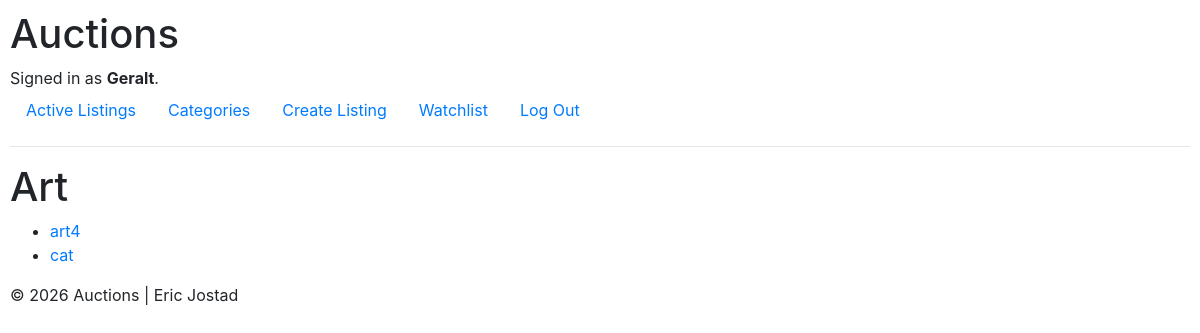
Screenshot of /categories/Art (signed in) with the database file from the repository.
### auctions/models.py (models this page shows)
class User(AbstractUser):
    pass

class Auction(models.Model):
    user = models.ForeignKey(User, on_delete=models.CASCADE)
    title = models.CharField(max_length=150)
    description = models.TextField(
        validators=[MinLengthValidator(20), MaxLengthValidator(1000)])
    starting_bid = models.DecimalField(
        max_digits=10, decimal_places=2, validators=[MinValueValidator(Decimal("0.01"))])
    image_url = models.URLField(blank=True)
    category = models.CharField(
        max_length=64)

### auctions/views.py (the view)
def category_listings(request, category):
    category_listings = Auction.objects.filter(category=category)
    return render(request, "auctions/category.html", {
        "category": category,
        "category_listings": category_listings
    })

### auctions/templates/auctions/category.html (shortened to what this page needs)
{% extends "auctions/layout.html" %}
{% block body %}
    <h1>{{ category }}</h1>
    <ul>
        {% for auction in category_listings %}
            <li>
                <a href="{% url 'auctions:listing' auction.id auction.title %}">{{ auction.title }}</a>
            </li>
        {% empty %}
            <li>No active listings in this category.</li>
        {% endfor %}
    </ul>
{% endblock %}

### auctions/templates/auctions/layout.html (shortened to what this page needs)
{% load static %}
<!DOCTYPE html>
<html lang="en">
    <head>
        <link rel="stylesheet" href="https://stackpath.bootstrapcdn.com/bootstrap/4.4.1/css/bootstrap.min.css">
        <link href="{% static 'auctions/styles.css' %}" rel="stylesheet">
    </head>
    <body>
        <h1>Auctions</h1>
        <div>
            {% if user.is_authenticated %}
                Signed in as <strong>{{ user.username }}</strong>.
            {% else %}
                Not signed in.
            {% endif %}
        </div>
        <ul class="nav">
            <li class="nav-item">
                <a class="nav-link" href="{% url 'auctions:index' %}">Active Listings</a>
            </li>
            <li class="nav-item">
                <a class="nav-link" href="{% url 'auctions:categories' %}">Categories</a>
            </li>
            {% if user.is_authenticated %}
                <li class="nav-item">
                    <a class="nav-link" href="{% url 'auctions:create_listing' %}">Create Listing</a>
                </li>
                <li class="nav-item">
                    <a class="nav-link" href="{% url 'auctions:watchlist' %}">Watchlist</a>
                </li>
                <li class="nav-item">
                    <a class="nav-link" href="{% url 'auctions:logout' %}">Log Out</a>
                </li>
            {% endif %}
        </ul>
        <hr>
        {% block body %}
        {% endblock %}
    </body>
    <footer>
        {% block footer %}
        <p>&copy; 2026 Auctions | Eric Jostad</p>
        {% endblock %}
    </footer>
</html>

### auctions/static/auctions/styles.css (style rules this page uses)
body { padding: 10px; }

### rows the page displays
User: username "Geralt"
Auction: title "art4"
Auction: title "cat"

### other values shown
{{ category }} "Art"
